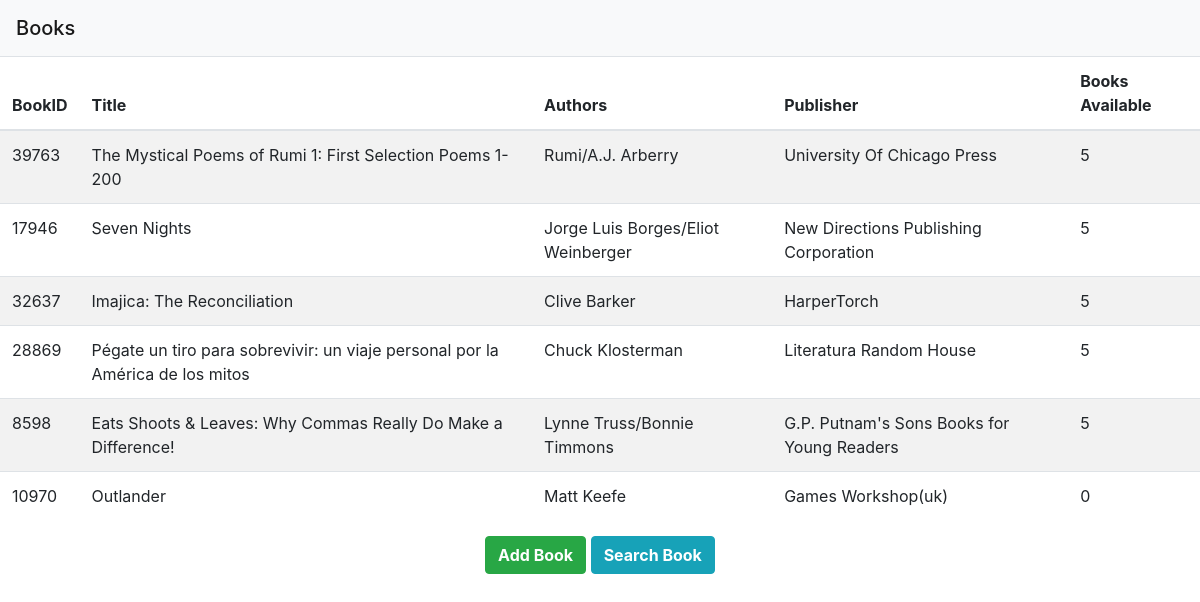
The page /books/ on the database its author committed.
### app/models/books.py (models this page shows)
class Books(db.Model):
    id = db.Column(db.Integer(), nullable=False, autoincrement=True, primary_key=True)
    bookID = db.Column(db.Integer(), nullable=False, unique=True)
    title = db.Column(db.String(250), nullable=False)
    created_at = db.Column(
        DATETIME(fsp=6), default=datetime.datetime.now, nullable=False
    )
    updated_at = db.Column(
        DATETIME(fsp=6),
        default=datetime.datetime.now,
        onupdate=datetime.datetime.now,
        nullable=False,
    )
    authors = db.Column(db.String(100), nullable=False)
    average_rating = db.Column(db.Float())
    isbn = db.Column(db.String(20), nullable=False)
    isbn13 = db.Column(db.String(20), nullable=False)
    num_pages = db.Column(db.Integer())
    rating_count = db.Column(db.Integer())
    text_reviews_count = db.Column(db.Integer())
    publication_date = db.Column(db.String(20))
    publisher = db.Column(db.String(20))
    language_code = db.Column(db.String(10))
    stock = db.Column(db.Integer(), default="5")
    books_available = db.Column(db.Integer(), default="5")

### app/books/routes.py (the view)
@bp.route('/')
def books():
    books = database_helper.get_books()
    return render_template('books/books.html', books=books)

### app/books/database_helper.py (called while the page is built)
def get_books():
    books = db.session.query(Books.bookID,
                             Books.authors,
                             Books.average_rating,
                             Books.isbn,
                             Books.isbn13,
                             Books.language_code,
                             Books.publication_date,
                             Books.publisher,
                             Books.num_pages,
                             Books.text_reviews_count,
                             Books.title,
                             Books.stock,
                             Books.books_available).all()
    result = []
    for row in books:
        result.append(row._asdict())
    return result

### app/templates/books/books.html (shortened to what this page needs)
{% extends 'base.html' %}
{% block content %}
<div class="container-fuild">
    <nav class="navbar navbar-light bg-light">
        <span class="navbar-brand mb-0 h1">{% block title %}Books{% endblock %}</span>
    </nav>
        <table class="table table-striped">
            <thead>
              <tr>
                <th>BookID</th>
                <th>Title</th>
                <th>Authors</th>
                <th>Publisher</th>
                <th>Books Available</th>
              </tr>
            </thead>
            <tbody>
              {% for book in books %}
                <tr class="clickable" style="cursor:pointer" onclick="showBookDetails(this.id)" id="row_{{book.bookID}}">
                  <td>{{book["bookID"]}}</td>
                  <td>{{book["title"]}}</td>
                  <td>{{book["authors"]}}</td>
                  <td>{{book["publisher"]}}</td>
                  <td>{{book["books_available"]}}</td>
                </tr>
                {% endfor %}
            </tbody>
      </table>
      <div class="text-center">
        <button type="button" class="btn btn-success" onclick="addBook()"><strong>Add Book</strong></button>
        <button type="button" class="btn btn-info" onclick="searchBooks()"><strong>Search Book</strong></button>
      </div>
{% endblock %}

### app/templates/base.html (shortened to what this page needs)
<!DOCTYPE html>
<html lang="en">
<head>
    <link rel="stylesheet" href="https://cdn.jsdelivr.net/npm/bootstrap@4.6.2/dist/css/bootstrap.min.css">
</head>
<body>
    <div class="content">
        {% block content %} {% endblock %}
    </div>
</body>
</html>

### rows shown on the page
Books: bookID "39763", title "The Mystical Poems of Rumi 1: First Selection Poems 1-200", authors "Rumi/A.J. Arberry", publisher "University Of Chicago Press", books_available "5"
Books: bookID "17946", title "Seven Nights", authors "Jorge Luis Borges/Eliot Weinberger", publisher "New Directions Publishing Corporation", books_available "5"
Books: bookID "32637", title "Imajica: The Reconciliation", authors "Clive Barker", publisher "HarperTorch", books_available "5"
Books: bookID "28869", title "Pégate un tiro para sobrevivir: un viaje personal por la América de los mitos", authors "Chuck Klosterman", publisher "Literatura Random House", books_available "5"
Books: bookID "8598", title "Eats Shoots & Leaves: Why Commas Really Do Make a Difference!", authors "Lynne Truss/Bonnie Timmons", publisher "G.P. Putnam's Sons Books for Young Readers", books_available "5"
Books: bookID "10970", title "Outlander", authors "Matt Keefe", publisher "Games Workshop(uk)", books_available "0"
